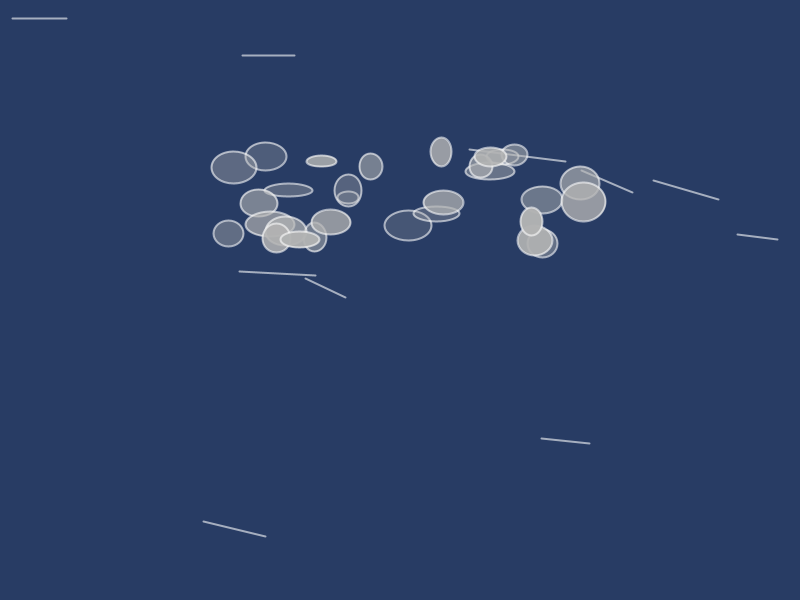
Frame 1 (no input)
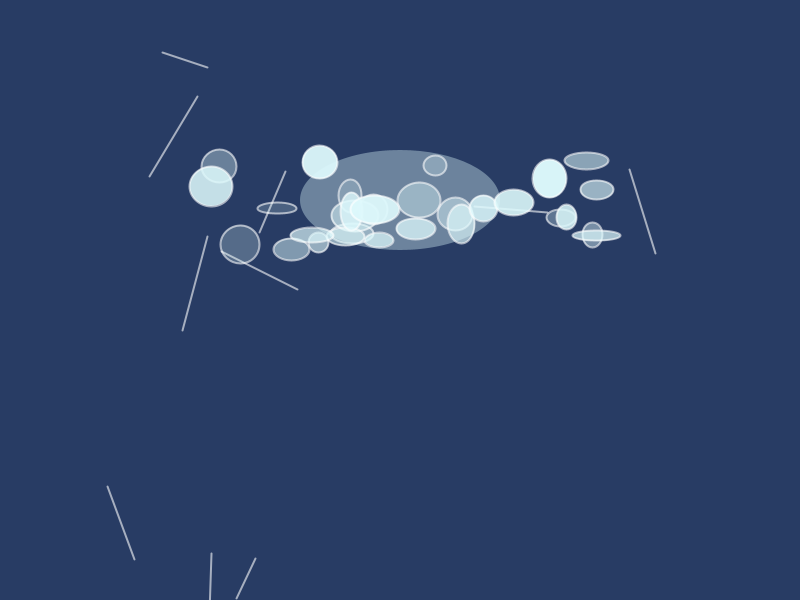
Frame 60 (the mouse pressed at the canvas centre just before this capture)
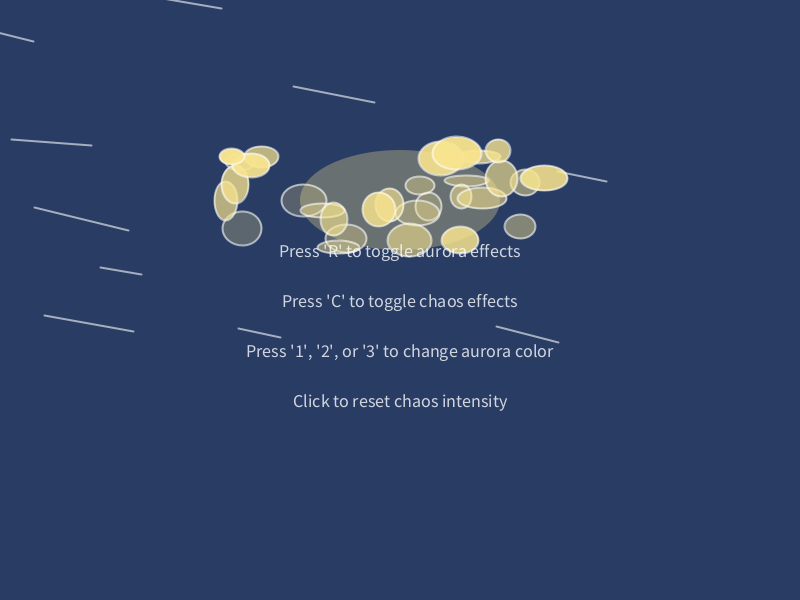
Frame 120 (the mouse held since frame 60 and released just before this capture)

The Processing sketch that drew these frames (run headless with seeded random() and noise(); from frame 60 on, the mouse is pressed at the canvas centre):

// Processing sketch: Zeshan_Iqbal
// ── Zeshan_Iqbal.pde
float auroraAlpha = 0;  // Alpha transparency for aurora, determines its visibility
float chaosFactor = 1.0;  // Factor that controls the intensity of chaos effect
float auroraSpeed = 0.05; // Speed of aurora flickering effect
float auroraSize = 200; // Base size of the aurora
float[] auroraColors = new float[3];  // RGB color values for aurora colors
float lastChangeTime = 0;  // Tracks the last time chaos intensity changed
int auroraEffectType = 0; // Type of aurora effect (0: standard, 1: pulse)
int chaosEffectType = 0; // Type of chaos effect (0: standard, 1: wave)

int instructionDuration = 5000; // Duration to show instructions (5 seconds)
int instructionStartTime = -1; // Time when instructions started to display

void setup() {
  size(800, 600);  // Set canvas size
  noStroke();  // Disable stroke for shapes
  smooth();  // Enable anti-aliasing for smoother shapes
}

void draw() {
  // Twilight sky gradient representing a calm yet intense atmosphere
  background(40, 60, 100);  // Set the background color to represent twilight (blue to dark gradient)

  // Generate the aurora effect with chaotic fluctuations
  generateAuroraEffect();  // Call to generate aurora based on current effect type

  // Display chaos effect (lines or waves)
  displayChaosEffect();  // Display either random lines or swirling waves to represent chaos
  
  // Draw aurora trails that flicker and move across the screen
  displayAuroraTrails();  // Render aurora trails to create a flowing, ethereal effect

  // Adjust chaos intensity over time or based on mouse position
  updateChaos();  // Update the chaos effect based on the time and mouse input

  // Display instructions for a few seconds
  if (instructionStartTime != -1 && millis() - instructionStartTime < instructionDuration) {
    displayInstructions();  // Show on-screen instructions for user interaction
  }
}

// Function to generate the aurora effect with colors changing over time
void generateAuroraEffect() {
  // Map sine wave functions to create dynamic aurora color shifts
  auroraColors[0] = map(sin(frameCount * 0.01), -1, 1, 100, 255);  // Red color
  auroraColors[1] = map(sin(frameCount * 0.02), -1, 1, 100, 255);  // Green color
  auroraColors[2] = map(sin(frameCount * 0.03), -1, 1, 100, 255);  // Blue color

  fill(auroraColors[0], auroraColors[1], auroraColors[2], auroraAlpha);  // Set aurora color with alpha for transparency
  noStroke();  // Remove outlines for smooth filling

  // Different aurora effects (standard or pulsing)
  if (auroraEffectType == 0) {
    // Standard aurora shape: static ellipse with predefined size
    ellipse(width / 2, height / 3, auroraSize, auroraSize / 2); 
  } else if (auroraEffectType == 1) {
    // Pulsing aurora: changes in size based on sine wave, creating a pulsing effect
    float pulseSize = sin(frameCount * auroraSpeed) * 50 + auroraSize; // Pulse size with sine wave variation
    ellipse(width / 2, height / 3, pulseSize, pulseSize / 2);  // Draw pulsing aurora
  }

  // Flickering aurora transparency (using sine wave for fluctuation)
  auroraAlpha = map(sin(frameCount * 0.1), -1, 1, 50, 200);  // Adjust transparency to create flicker effect
}

// Function to display chaotic effects (random lines or wave-like patterns)
void displayChaosEffect() {
  float chaosTime = millis();  // Get the current time for creating time-based chaos

  if (chaosEffectType == 0) {
    // Standard chaotic effect (random lines with some rotation)
    for (int i = 0; i < 10; i++) {
      float chaosX = random(width);  // Random X position
      float chaosY = random(height); // Random Y position
      float chaosSize = random(20, 50); // Random size for chaos elements
      float chaosRotation = sin(chaosTime * 0.002) * random(PI);  // Random rotation for each line
      stroke(255, 255, 255, 150);  // Set white color with transparency for chaotic effect
      strokeWeight(2);  // Set stroke weight for chaotic lines
      // Draw chaotic lines using rotated positions
      line(chaosX + chaosSize * cos(chaosRotation), chaosY + chaosSize * sin(chaosRotation),
           chaosX + chaosSize * cos(chaosRotation + PI), chaosY + chaosSize * sin(chaosRotation + PI));
    }
  } else if (chaosEffectType == 1) {
    // Wave-like chaotic effect (swirling movement)
    for (int i = 0; i < 10; i++) {
      float chaosX = width * 0.5 + sin(chaosTime * 0.01 + i) * chaosFactor;  // X position with wave motion
      float chaosY = height * 0.5 + cos(chaosTime * 0.01 + i) * chaosFactor;  // Y position with wave motion
      float chaosSize = random(20, 40); // Random size for each chaos element
      ellipse(chaosX, chaosY, chaosSize, chaosSize);  // Draw swirling ellipses to represent chaotic movement
    }
  }
}

// Function to display aurora trails that shift and fade over time
void displayAuroraTrails() {
  float trailLength = 30;  // Number of aurora trails to display
  for (int i = 0; i < trailLength; i++) {
    float trailX = width * 0.5 + random(-200, 200);  // Random X position for each trail
    float trailY = height / 3 + random(-50, 50);  // Random Y position for each trail
    float trailAlpha = map(i, 0, trailLength, 50, 255);  // Gradually fade trails based on position in array
    fill(auroraColors[0], auroraColors[1], auroraColors[2], trailAlpha);  // Set color and transparency for trail
    ellipse(trailX, trailY, random(20, 50), random(10, 40));  // Draw the aurora trail with varying size
  }
}

// Function to update the chaos effect intensity
void updateChaos() {
  float currentTime = millis();  // Get the current time
  // Randomly change chaos intensity every 1 to 5 seconds
  if (currentTime - lastChangeTime > random(1000, 5000)) {
    chaosFactor = random(1, 5);  // Randomize the chaos intensity
    lastChangeTime = currentTime;  // Update the last change time
  }

  // Optionally, adjust chaos factor based on mouse position
  chaosFactor = map(mouseX, 0, width, 1, 5);  // The further the mouse goes, the more intense the chaos
}

// Function to display instructions on screen for a few seconds
void displayInstructions() {
  fill(255, 255, 255, 200); // White text with some transparency
  textSize(18);  // Set text size
  textAlign(CENTER, CENTER);  // Center-align the text
  // Display the instructions on how to interact with the effects
  text("Press 'R' to toggle aurora effects", width / 2, height / 2 - 50);
  text("Press 'C' to toggle chaos effects", width / 2, height / 2);
  text("Press '1', '2', or '3' to change aurora color", width / 2, height / 2 + 50);
  text("Click to reset chaos intensity", width / 2, height / 2 + 100);
}

// Function to handle key press events for changing aurora and chaos effects
void keyPressed() {
  // Toggle between aurora effects (standard vs pulsing)
  if (key == 'r' || key == 'R') {
    auroraEffectType = (auroraEffectType + 1) % 2;  // Cycle through aurora effects (0: standard, 1: pulse)
  } else if (key == 'c' || key == 'C') {
    chaosEffectType = (chaosEffectType + 1) % 2;  // Cycle through chaos effects (0: lines, 1: waves)
  } else if (key == '1') {
    // Set aurora to red
    auroraColors[0] = 255;  
    auroraColors[1] = 0;
    auroraColors[2] = 0;
  } else if (key == '2') {
    // Set aurora to green
    auroraColors[0] = 0;  
    auroraColors[1] = 255;
    auroraColors[2] = 0;
  } else if (key == '3') {
    // Set aurora to blue
    auroraColors[0] = 0;  
    auroraColors[1] = 0;
    auroraColors[2] = 255;
  }
}

// Function to handle mouse press events for resetting chaos intensity and aurora speed
void mousePressed() {
  // Randomize aurora speed and chaos intensity on mouse click
  auroraSpeed = random(0.02, 0.1);  // Speed up or slow down the aurora flicker
  chaosFactor = random(1, 10);  // Reset the chaos factor with a random value

  // If instructions are showing, hide them by setting the start time to -1
  if (instructionStartTime == -1) {
    instructionStartTime = millis();  // Start displaying instructions
  }
}
